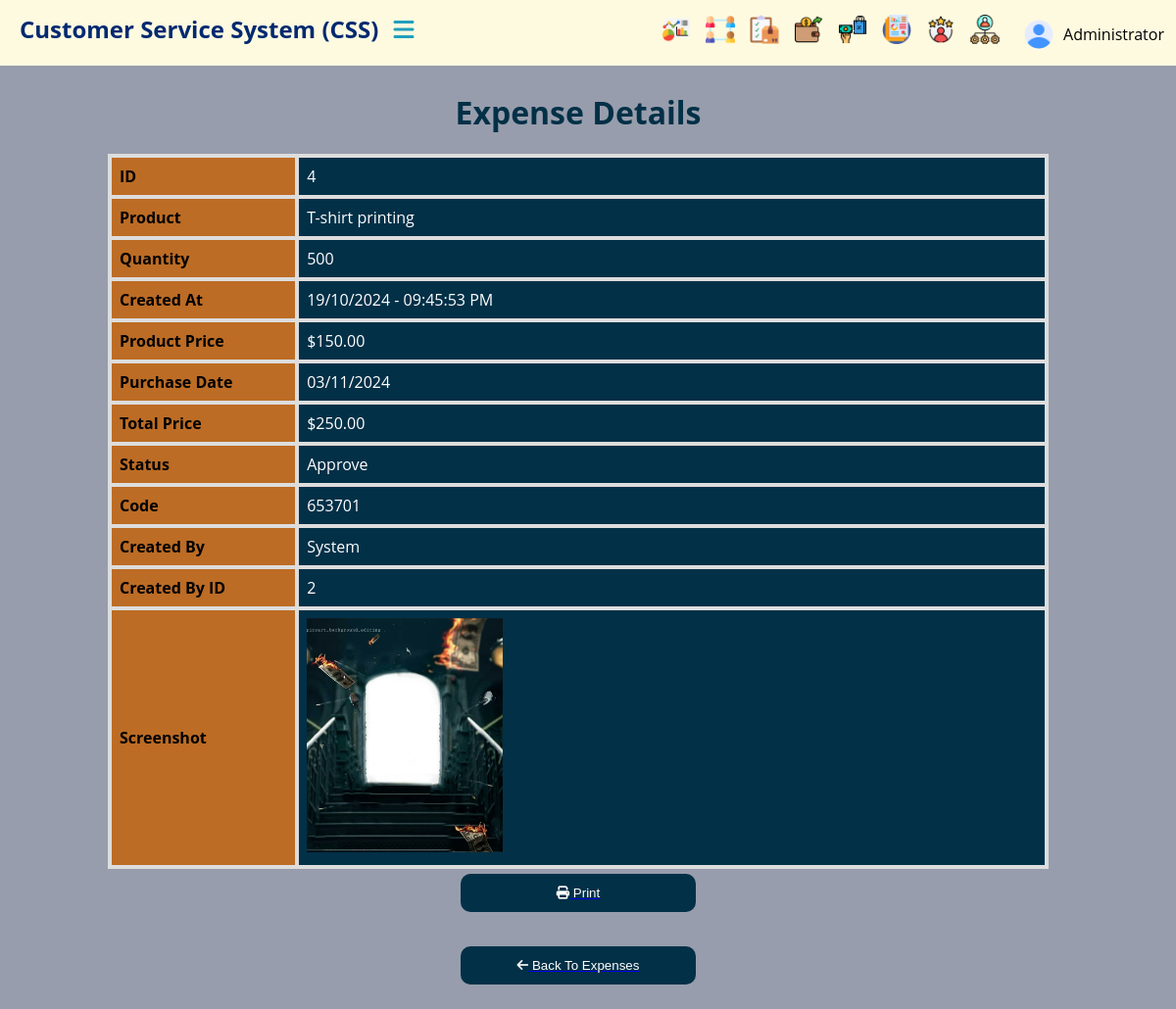
Screenshot of /finances/expenses/4/detail/ (signed in) with the database file from the repository.
### finances/models.py (models this page shows, shortened)
class Expense(models.Model):
    PRODUCT_CHOICES = [
        ('Mug', 'Mug'),
        ('Magic Mug', 'Magic Mug'),
        ('T-shirt printing', 'T-shirt printing'),
        ('Tableau', 'Tableau'),
        ('Sticker', 'Sticker'),
    ]
    STATUS_CHOICES = [
        ('request', 'Request'),
        ('pending', 'Pending'),
        ('approve', 'Approve'),
        ('cancel', 'Cancel'),
    ]
    product = models.CharField(max_length=100, choices=PRODUCT_CHOICES)
    quantity = models.PositiveIntegerField()
    product_price = models.DecimalField(max_digits=10, decimal_places=2)
    purchase_date = models.DateField()
    total_price = models.DecimalField(max_digits=10, decimal_places=2)
    status = models.CharField(max_length=10, choices=STATUS_CHOICES)
    screenshot = models.ImageField(upload_to=get_customer_image_upload_to)
    created_at = models.DateTimeField(auto_now_add=True)
    created_by = models.ForeignKey(User, on_delete=models.SET_NULL, null=True, blank=True)
    code = models.CharField(max_length=6, unique=True, blank=True)
    notes = models.TextField(blank=True, null=True)
    amount = models.DecimalField(max_digits=10, decimal_places=2)
    class Meta:
        ordering =['-created_at']

### finances/views.py (the view)
# urls.py: path('expenses/<int:expense_id>/detail/', views.expense_detail, name='expense_detail'),
@login_required(login_url='login')
def expense_detail(request, expense_id):
    expense = get_object_or_404(Expense, id=expense_id)
    return render(request, 'pages/expense_detail.html', {'expense': expense})

### templates/pages/expense_detail.html (shortened to what this page needs)
{% extends 'base.html' %}
{% load static %}
{% block content %}
<div class="content" id="mainContent">
    <div class="container">
        <h1 style="text-align: center; margin-top:15px; color:#023047;">Expense Details</h1>
        <table class="expense-table">
            <tr>
                <th>ID</th>
                <td>{{ expense.id }}</td>
            </tr>
            <tr>
                <th>Product</th>
                <td>{{ expense.product }}</td>
            </tr>
            <tr>
                <th>Quantity</th>
                <td>{{ expense.quantity }}</td>
            </tr>
            <tr>
                <th>Created At</th>
                <td>{{ expense.created_at|date:"d/m/Y - h:i:s A" }}</td>
            </tr>
            <tr>
                <th>Product Price</th>
                <td>${{ expense.product_price }}</td>
            </tr>
            <tr>
                <th>Purchase Date</th>
                <td>{{ expense.purchase_date|date:"d/m/Y " }}</td>
            </tr>
            <tr>
                <th>Total Price</th>
                <td>${{ expense.total_price }}</td>
            </tr>
            <tr>
                <th>Status</th>
                <td>{{ expense.get_status_display }}</td>
            </tr>
            <tr>
                <th>Code</th>
                <td>{{ expense.code }}</td>
            </tr>
            <tr>
                <th>Created By</th>
                <td>{{ expense.created_by.username }}</td>
            </tr>
            <tr>
                <th>Created By ID</th>
                <td>{{ expense.created_by.id }}</td>
            </tr>
            <tr>
                <th>Screenshot</th>
                <td>
                    {% if expense.screenshot %}
                        <img src="{{ expense.screenshot.url }}" alt="Screenshot" width="200">
                    {% else %}
                        No screenshot uploaded.
                    {% endif %}
                </td>
            </tr>
        </table>
        <div class="button-container">
            <a href="#" onclick="printExpenseDetails()">
                <button><i class="fa-solid fa-print"></i> Print</button>
            </a>
            <a href="{% url 'expenses' %}">
                <button><i class="fa-solid fa-arrow-left"></i> Back To Expenses</button>
            </a>
        </div>
    </div>
</div>
{% endblock %}

### templates/parts/navbar.html (shortened to what this page needs)
{% load static %}
<header id="header">
    <nav class="navbar">
        <div class="logo-item">
            <a href="{% url 'home' %}" class="logo">Customer Service System  (CSS)</a>
            <div class="topbar">
                <div class="toggle" onclick="toggleSidebar()">
                    <i class="fa-solid fa-bars"></i>
                </div>
            </div>
        </div>
        <div class="link-item">
            <ul class="navbar-nav">
                <li class="header-item">
                    <a href="{% url 'dashboard' %}" class="header-link">
                        <img src="{% static 'Images/Dashboard.png' %}" class="icon" alt="Dashboard">
                    </a>
                </li>
                <li class="header-item">
                    <a href="{% url 'customers' %}" class="header-link">
                        <img src="{% static 'Images/social-network.png' %}" class="icon" alt="Customers">
                    </a>
                </li>
                <li class="header-item">
                    <a href="{% url 'orders'%}" class="header-link">
                        <img src="{% static 'Images/checklist.png' %}" class="icon" alt="Orders">
                    </a>
                </li>
                <li class="header-item">
                    <a href="{% url 'expenses' %}" class="header-link">
                        <img src="{% static 'Images/spending.png' %}" class="icon" alt="Expenses">
                    </a>
                </li>
                <li class="header-item">
                    <a href="{% url 'total_sales' %}" class="header-link">
                        <img src="{% static 'Images/buy.png' %}" class="icon" alt="Sales">
                    </a>
                </li>
                <li class="header-item">
                    <a href="#" class="header-link">
                        <img src="{% static 'Images/report.png' %}" class="icon" alt="Reports">
                    </a>
                </li>
                <li class="header-item">
                    <a href="{%url 'reviews'%}" class="header-link">
                        <img src="{% static 'Images/review.png' %}" class="icon" alt="Review">
                    </a>
                </li>
                {% if request.user.is_staff or is_admin %}
                <li class="header-item">
                    <a href="#" class="header-link">
                        <img src="{% static 'Images/managing.png' %}" class="icon" alt="Account Management">
                    </a>
                </li>
                {% endif %}
                <li class="header-item dropdown">
                    <a href="#" class="dropdown-toggle">
                        {% if user.profile_picture %}
                            <img src="{{ user.profile_picture.url }}" alt="Profile Picture" class="profile-icon">
                        {% else %}
                            <img src="{% static 'Images/user.png' %}" alt="Default Profile Picture" class="profile-icon">
                        {% endif %}
                        {{ user.get_full_name|default:user.username }}
                    </a>
                </li>
            </ul>
        </div>
    </nav>
</header>

### src/static/css/style.css (style rules this page uses)
body, html { margin: 0; padding: 0; box-sizing: border-box; font-family: 'Open Sans', sans-serif; background-color: #979dac; }
#header { background-color: #FEFAE0; width: 100%; height: 37px; position: fixed; top: 0; left: 0; padding: 15px 20px; z-index: 1000; }
.navbar { display: flex; justify-content: space-between; align-items: center; }
.logo-item { width: 60%; display: flex; align-items: center; }
.link-item { width: 31%; }
.logo { color: #012970; font-size: 24px; font-weight: bold; text-decoration: none; }
.topbar { margin-left: 20px; }
.toggle { cursor: pointer; color: #219EBC; font-size: 24px; }
.link-item { display: flex; align-items: center; }
.navbar-nav { display: flex; list-style: none; margin: 0; padding: 0; }
.header-item { margin-left: 15px; }
.header-link { display: flex; align-items: center; text-decoration: none; color: #fff; }
.header-link .icon { width: 30px; height: 30px; }
.header-item.dropdown { position: relative; }
.dropdown-toggle { display: flex; align-items: center; cursor: pointer; text-decoration: none; color: #000000; padding: 5px 10px; border-radius: 5px; }
.profile-icon { width: 30px; height: 30px; border-radius: 50%; margin-right: 10px; }
.content { width: 85%; position: fixed; right: 0; top: 68px; transition: width 0.3s ease; padding: 10px; height: calc(100% - 68px); overflow: auto; }
@media (min-width: 915px) and (max-width: 1366px) { .logo-item { margin-top: -12px; width: 40%; } }
@media (min-width: 915px) and (max-width: 1366px) { .topbar { margin-left: 15px; } }
@media (min-width: 915px) and (max-width: 1366px) { .link-item { width: 40%; margin-right: 80px; } }

### src/static/css/main.css (style rules this page uses)
button { width: 75%; height: 39px; display: block; border: none; cursor: pointer; background-color: #023047; color: #fff; border-radius: 10px; transition: 0.5s; margin: 40px auto 35px; }

### templates/pages/expense_detail.html (style rules this page uses)
.expense-table { width: 80%; border-collapse: collapse; margin-top: 5px; margin: auto; }
.expense-table td { color: #fff; background: #023047; }
.expense-table th, .expense-table td { border: 4px solid #ddd; padding: 8px; }
.expense-table th { background-color: #BC6C25; text-align: left; width: 20%; }
button { width: 20%; margin-top: 5px; }

### rows the page displays
Expense: id "4", product "T-shirt printing", quantity "500", created_at "19/10/2024 - 09:45:53 PM", product_price "150.00", purchase_date "03/11/2024", total_price "250.00", status "Approve", code "653701", created_by.username "System", created_by.id "2", screenshot (picture)

### other values shown
{{ user.get_full_name|default:user.username }} "Administrator"
